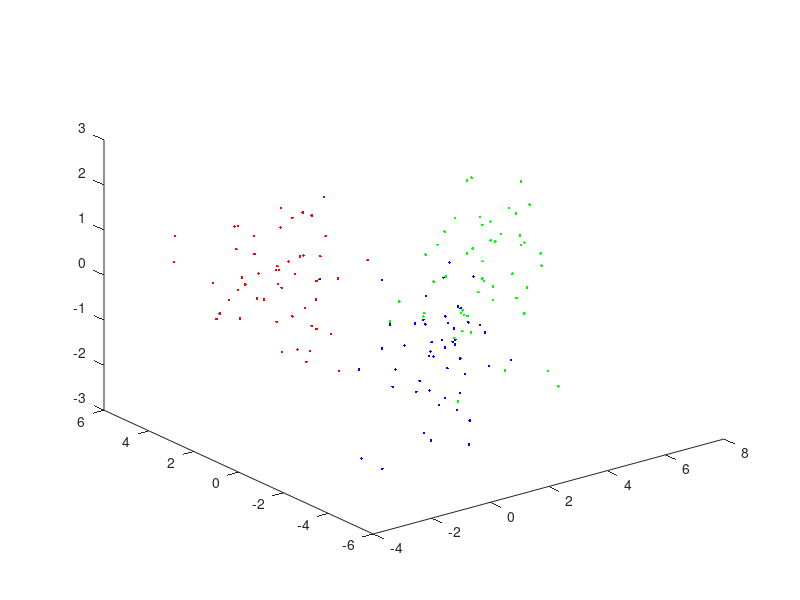

The MATLAB source for this figure: (Note: this script raises an error after producing the figure.)
clear all;
close all;
mu_1 = [0 3.5 0]';
mu_2 = [4 0 0]';
mu_3 = [0 -3.5 0]';

Ntr = 50;
Nte = 100;

x1 = randn(3,Ntr)+repmat(mu_1,1,Ntr);
x2 = randn(3,Ntr)+repmat(mu_2,1,Ntr);
x3 = randn(3,Ntr)+repmat(mu_3,1,Ntr);



plot3(x1(1,:), x1(2,:), x1(3,:), 'r.');
hold on;
plot3(x2(1,:), x2(2,:), x2(3,:), 'g.');
plot3(x3(1,:), x3(2,:), x3(3,:), 'b.');
pause

x1te = randn(3,Nte)+repmat(mu_1,1,Nte);
x2te = randn(3,Nte)+repmat(mu_2,1,Nte);
x3te = randn(3,Nte)+repmat(mu_3,1,Nte);


% two class case, normalize
m = mean([x1,x2],2);

x1  = x1 - repmat(m,1,Ntr);
x2  = x2 - repmat(m,1,Ntr);
x3  = x3 - repmat(m,1,Ntr);

x1te  = x1te - repmat(m,1,Nte);
x2te  = x2te - repmat(m,1,Nte);
x3te  = x3te - repmat(m,1,Nte);



u = 4;                          % number of hidden variables
x = [x1, x2, x3]     ;               % training data
x = [x ; ones(1, length(x))]; 
xte = [x1te, x2te]     ;               % training data
xte = [xte ; ones(1, length(xte))]; 
r = 0.1; % learning rate

l = zeros(2, Ntr*3);    % labels
l(1,1:Ntr) = 1;
l(2,Ntr+1:Ntr*2) = 1;
l(3,Ntr*2+1:end) = 1;

lte = zeros(2, Nte*3);    % labels
lte(1,1:Nte) = 1;
lte(2,Nte+1:Nte*2) = 1;
lte(3,Nte*2+1:end) = 1;

[W1 W2] = mlp( x, l, u );

n = 1;
oldNorm = [1000 ; 1000];
i = 1
while(n > 0.0000001 && i < 10000)
    i = i +1
    gW1 = zeros(size(W1));
    gW2 = zeros(size(W2));
    
    for dp = 1:size(x,2)
    
        [t, z] = predict(W1, W2, x(:,dp) , @id_x, @id_x);

        d = output_error(t, l(:,dp));

        gW2 = gW2 + grad_W2( d, z, @idx_grad);
        gW1 = gW1 + grad_W1(d, W1, W2, z, x , @idx_grad);
    end
    gW2 = gW2 / size(x,2);
    gW1 = gW1 / size(x,2);
    
    W2 = W2 - r * gW2;
    W1 = W1 - r * gW1;

    W1 = W1/sqrt(sum(sum(W1.*W1)));
    W2 = W2/sqrt(sum(sum(W2.*W2)));

    oldNorm = oldNorm - [norm(gW1) ; norm(gW2)];
    n = max(oldNorm);
    oldNorm = [norm(gW1) ; norm(gW2)];
    
end


'predictions on training data: '
c = 0;
for i = 1:size(x,2)
    [y, d] = max(predict(W1, W2, x(:,i) , @id_x, @id_x));
    if(l(d,i))
        c = c + 1;
    end
end

'training error:' 
(Ntr*3 - c)/(Ntr*3)



'predictions on test data: '
c = 0;
for i = 1:size(xte,2)
    [y, d] = max(predict(W1, W2, xte(:,i) , @id_x, @id_x));
    if(lte(d,i))
        c = c + 1;
    end
end

'test error:' 
(Nte*3 - c)/(Nte*3)
